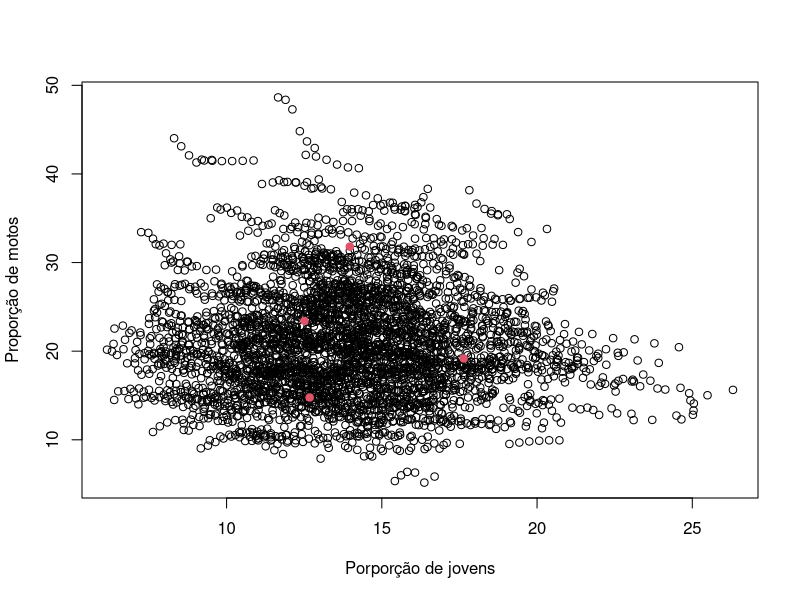

Here is the R script that generated this plot:
# Necessario definir uma semente em relação a aleatoriedade do modelo utilizaod
set.seed(6)

city_dataset<-read.csv2('city_dataset.csv')
head(city_dataset)

pibpercapita <-city_dataset$pib/city_dataset$populacao
dens_vei     <-city_dataset$veiculos/city_dataset$rodovia
pop1519p     <-city_dataset$pop1519/city_dataset$populacao
pop2024p     <-city_dataset$pop2024/city_dataset$populacao
pop2529p     <-city_dataset$pop2529/city_dataset$populacao


base<-data.frame(cbind(pibpercapita,pop1519p,pop2024p,pop2529p,city_dataset$pjovem,city_dataset$pop60p,
                       city_dataset$pmotos,city_dataset$pmat,dens_vei))

names(base)[c(5:8)]<-c('pop60p','pjovem','pmotos','pmat')
omega<-cor(base,use = 'complete.obs')

base = cbind(base,cidade =city_dataset$cidade,ano = city_dataset$ano)

base<-data.frame(cbind(pibpercapita,pop1519p,pop2024p,pop2529p,city_dataset$pjovem,city_dataset$pop60p,
                       city_dataset$pmotos,city_dataset$pmat,dens_vei))

names(base)[c(5:8)]<-c('pop60p','pjovem','pmotos','pmat')
omega<-cor(base,use = 'complete.obs')

head(base)


kmeans_out<-kmeans(na.omit(base[,c('pjovem','pmotos')]),centers = 4)
kmeans_out$size


membros <- kmeans_out$cluster
base<-base[rowSums(is.na(base[,c('pjovem','pmotos','pmat')]))==0,]
city_dataset_cluster <- cbind(base,membros)



ind_acidente<-rowSums(kmeans_out$centers)

city_dataset_cluster<-cbind(city_dataset_cluster,NA)
names(city_dataset_cluster)[dim(city_dataset_cluster)[2]]<-'ind_acidente'



for(i in 1:10){
  city_dataset_cluster[city_dataset_cluster$membros==i,'ind_acidente']<-ind_acidente[i]
}


plot(city_dataset_cluster$pjovem,city_dataset_cluster$pmotos,xlab="Porporção de jovens", ylab="Proporção de motos")
points(kmeans_out$centers,pch=19,col=2)